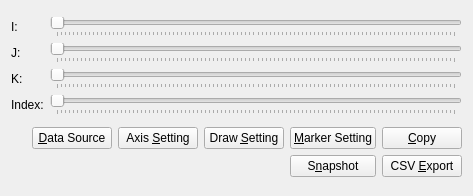
<?xml version="1.0" encoding="UTF-8"?>
<ui version="4.0">
 <class>Graph2dHybridWindowControlWidget</class>
 <widget class="QWidget" name="Graph2dHybridWindowControlWidget">
  <property name="geometry">
   <rect>
    <x>0</x>
    <y>0</y>
    <width>473</width>
    <height>196</height>
   </rect>
  </property>
  <property name="sizePolicy">
   <sizepolicy hsizetype="Expanding" vsizetype="Minimum">
    <horstretch>0</horstretch>
    <verstretch>0</verstretch>
   </sizepolicy>
  </property>
  <property name="windowTitle">
   <string>Form</string>
  </property>
  <layout class="QVBoxLayout" name="verticalLayout">
   <item>
    <layout class="QGridLayout" name="gridLayout">
     <item row="0" column="0">
      <widget class="QLabel" name="iLabel">
       <property name="text">
        <string>I:</string>
       </property>
      </widget>
     </item>
     <item row="0" column="1">
      <widget class="SliderWithValue" name="iSlider">
       <property name="orientation">
        <enum>Qt::Horizontal</enum>
       </property>
       <property name="tickPosition">
        <enum>QSlider::TicksBelow</enum>
       </property>
      </widget>
     </item>
     <item row="1" column="0">
      <widget class="QLabel" name="jLabel">
       <property name="text">
        <string>J:</string>
       </property>
      </widget>
     </item>
     <item row="1" column="1">
      <widget class="SliderWithValue" name="jSlider">
       <property name="orientation">
        <enum>Qt::Horizontal</enum>
       </property>
       <property name="tickPosition">
        <enum>QSlider::TicksBelow</enum>
       </property>
      </widget>
     </item>
     <item row="2" column="0">
      <widget class="QLabel" name="kLabel">
       <property name="text">
        <string>K:</string>
       </property>
      </widget>
     </item>
     <item row="2" column="1">
      <widget class="SliderWithValue" name="kSlider">
       <property name="orientation">
        <enum>Qt::Horizontal</enum>
       </property>
       <property name="tickPosition">
        <enum>QSlider::TicksBelow</enum>
       </property>
      </widget>
     </item>
     <item row="3" column="0">
      <widget class="QLabel" name="indexLabel">
       <property name="text">
        <string>Index:</string>
       </property>
      </widget>
     </item>
     <item row="3" column="1">
      <widget class="SliderWithValue" name="indexSlider">
       <property name="orientation">
        <enum>Qt::Horizontal</enum>
       </property>
       <property name="tickPosition">
        <enum>QSlider::TicksBelow</enum>
       </property>
      </widget>
     </item>
    </layout>
   </item>
   <item>
    <layout class="QHBoxLayout" name="horizontalLayout">
     <item>
      <spacer name="horizontalSpacer">
       <property name="orientation">
        <enum>Qt::Horizontal</enum>
       </property>
       <property name="sizeHint" stdset="0">
        <size>
         <width>40</width>
         <height>20</height>
        </size>
       </property>
      </spacer>
     </item>
     <item>
      <layout class="QGridLayout" name="gridLayout_2">
       <item row="0" column="0">
        <widget class="QPushButton" name="dataSourceButton">
         <property name="text">
          <string>&amp;Data Source</string>
         </property>
        </widget>
       </item>
       <item row="0" column="1">
        <widget class="QPushButton" name="axisButton">
         <property name="text">
          <string>Axis &amp;Setting</string>
         </property>
        </widget>
       </item>
       <item row="0" column="2">
        <widget class="QPushButton" name="drawButton">
         <property name="text">
          <string>Draw &amp;Setting</string>
         </property>
        </widget>
       </item>
       <item row="0" column="3">
        <widget class="QPushButton" name="markerButton">
         <property name="text">
          <string>&amp;Marker Setting</string>
         </property>
        </widget>
       </item>
       <item row="0" column="4">
        <widget class="QPushButton" name="copyButton">
         <property name="text">
          <string>&amp;Copy</string>
         </property>
        </widget>
       </item>
       <item row="1" column="3">
        <widget class="QPushButton" name="snapshotButton">
         <property name="text">
          <string>S&amp;napshot</string>
         </property>
        </widget>
       </item>
       <item row="1" column="4">
        <widget class="QPushButton" name="csvExportButton">
         <property name="text">
          <string>CSV &amp;Export</string>
         </property>
        </widget>
       </item>
      </layout>
     </item>
    </layout>
   </item>
  </layout>
 </widget>
 <customwidgets>
  <customwidget>
   <class>SliderWithValue</class>
   <extends>QSlider</extends>
   <header>guibase/widget/sliderwithvalue.h</header>
  </customwidget>
 </customwidgets>
 <resources/>
 <connections/>
</ui>
